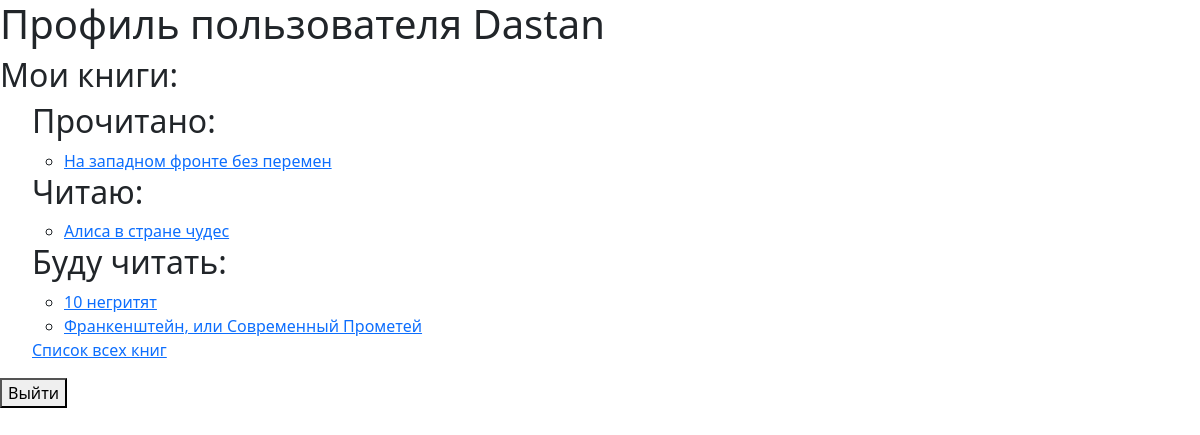
The app's page /users/profile/ (signed in), older data.
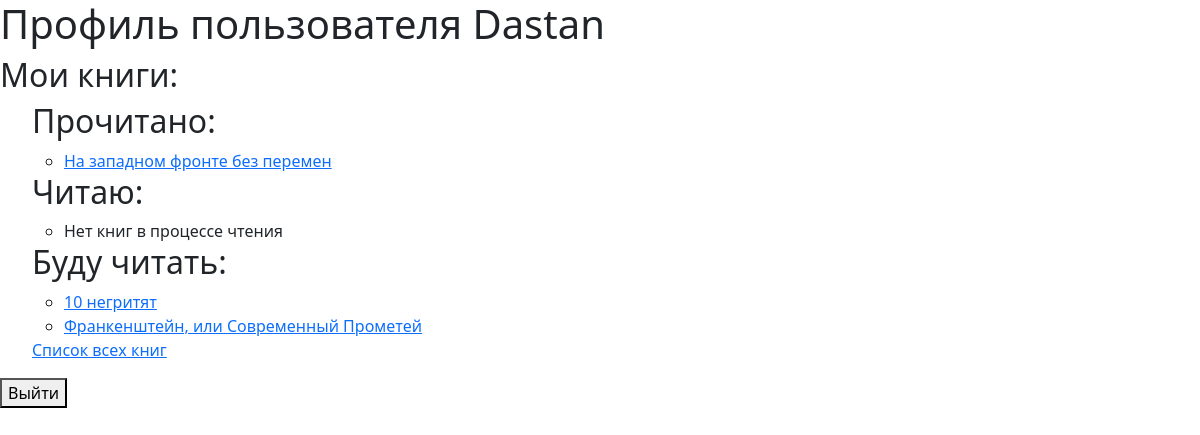
The same page, newer data.
### books/models.py (models this page shows, shortened)
class UserBook(models.Model):
    STATUS_CHOICES = [
        ('want', 'Буду читать'),
        ('reading', 'Читаю'),
        ('read', 'Прочитано'),
    ]
    user = models.ForeignKey(User, on_delete=models.CASCADE)
    book = models.ForeignKey(Book, on_delete=models.CASCADE)
    status = models.CharField(max_length = 10, choices = STATUS_CHOICES)
    class Meta:
        unique_together = ('user', 'book')

class Book(models.Model):
    title = models.CharField(max_length = 100)
    summary = models.TextField(max_length = 1000, help_text = 'Краткое описание книги', blank = True)
    author = models.ForeignKey('Author', on_delete = models.SET_NULL, null = True)
    owners = models.ManyToManyField(User, related_name='books', blank=True)
    image_url = models.URLField(blank=True, null = True)
    class Meta:
        ordering = ['title']

### users/views.py (the view)
# urls.py: path('profile/', profile_view, name='profile'),
def profile_view(request):
    user = request.user
    user_books = UserBook.objects.filter(user = user)
    books_want = user_books.filter(status = 'want')
    books_read = user_books.filter(status = 'read')
    books_reading = user_books.filter(status = 'reading')
    return render(
            request, 'users/profile.html',
            {'user': user,
            'user_books': user_books,
            'books_read': books_read,
            'books_reading': books_reading,
            'books_want': books_want,
        })

### users/templates/users/profile.html (shortened to what this page needs)
{% extends 'books/base.html' %}
{% block content %}
  <h1>Профиль пользователя {{ user.username }}</h1>
  <h2>Мои книги:</h2>
  <ul>
    <h2>Прочитано:</h2>
<ul>
  {% for user_book in books_read %}
    <li><a href="{% url 'book-detail' pk=user_book.book.pk %}">{{ user_book.book.title }}</a></li>
  {% empty %}
    <li>Нет прочитанных книг</li>
  {% endfor %}
</ul>
<h2>Читаю:</h2>
<ul>
  {% for user_book in books_reading %}
    <li><a href="{% url 'book-detail' pk=user_book.book.pk %}">{{ user_book.book.title }}</a></li>
  {% empty %}
    <li>Нет книг в процессе чтения</li>
  {% endfor %}
</ul>
<h2>Буду читать:</h2>
<ul>
  {% for user_book in books_want %}
    <li><a href="{% url 'book-detail' pk=user_book.book.pk %}">{{ user_book.book.title }}</a></li>
  {% empty %}
    <li>Нет книг в списке "Буду читать"</li>
  {% endfor %}
</ul>
    <a href="{% url 'book-list'%}">Список всех книг</a>
  </ul>
  <form method="POST" action="{% url 'logout' %}">
    <button type="submit">Выйти</button>
  </form>
{% endblock %}

Row changes from the older to the newer data that the page shows:
removed UserBook: book "Алиса в стране чудес", shown under "Читаю:"
Text that changed along with them:
text now shown: "Нет книг в процессе чтения"
